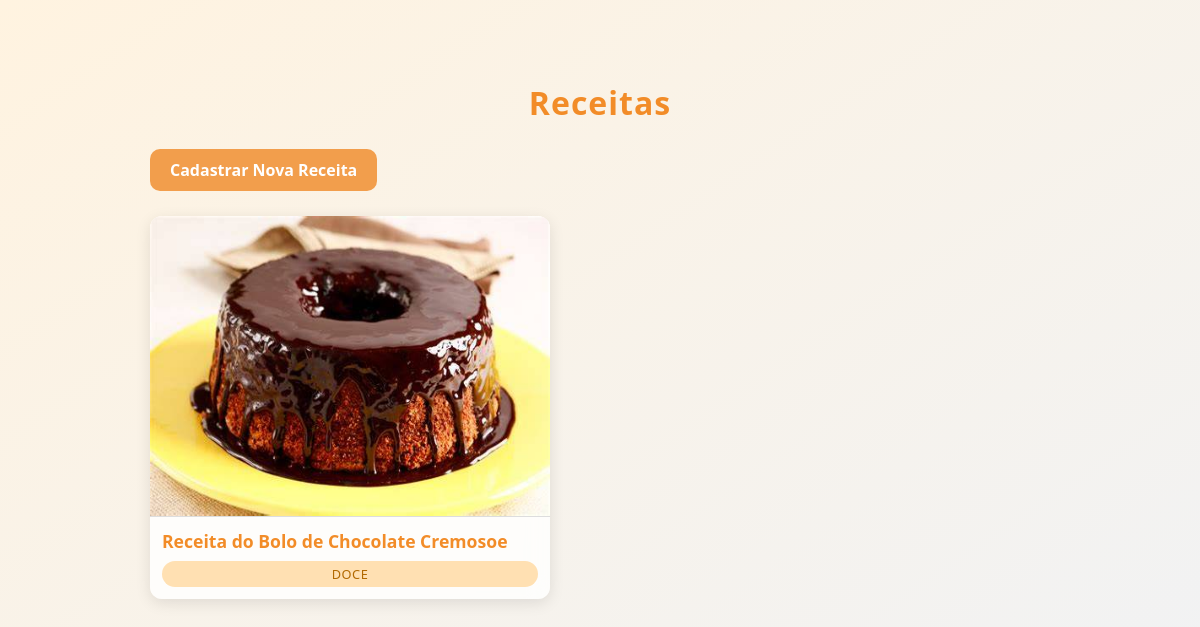
Before: / with the older database file.
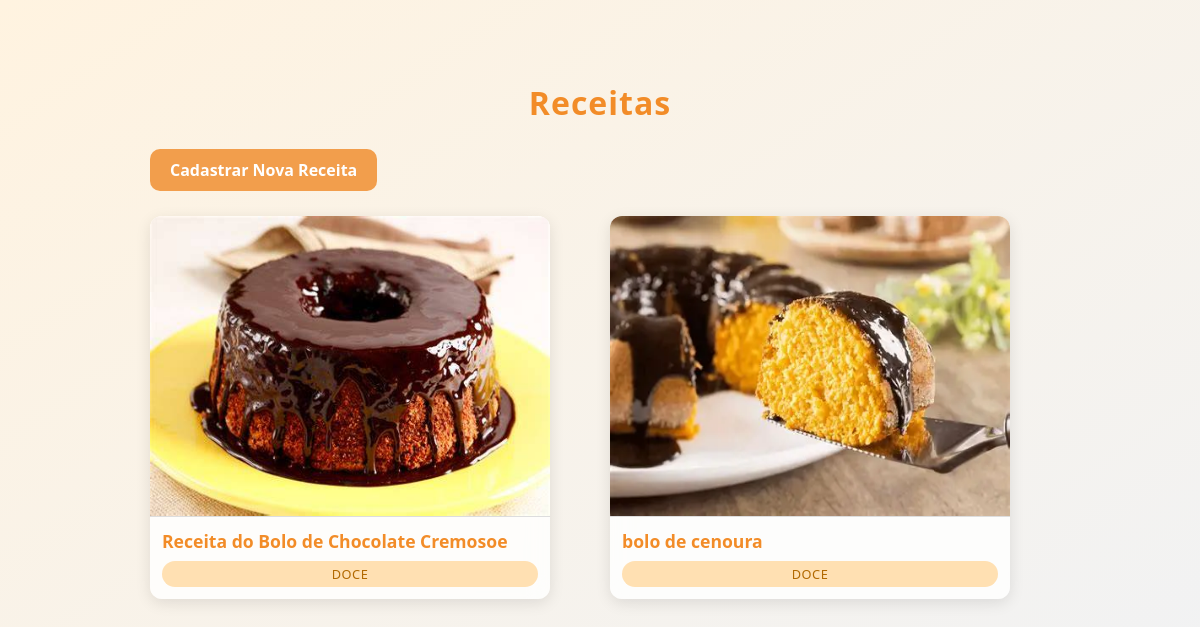
After: the same page with the newer database file.
### receitas/models.py (models this page shows, shortened)
class Receita(models.Model):
    CATEGORIAS = [
        ('Sopa', 'Sopa'),
        ('Doce', 'Doce'),
        ('Principal', 'Prato Principal'),
        ('Salada', 'Salada'),
    ]
    nome = models.CharField(max_length=100)
    ingredientes = models.TextField()
    modo_preparo = models.TextField()
    categoria = models.CharField(max_length=20, choices=CATEGORIAS)
    imagem = models.ImageField(upload_to='receitas/', blank=True, null=True)

### receitas/views.py (the view)
# urls.py: path('', views.listar_receitas, name='lista'),
def listar_receitas(request):
    receitas = Receita.objects.all()
    return render(request, 'lista.html', {'receitas': receitas})

### receitas/templates/lista.html (shortened to what this page needs)
{% load static %}
<div class="container">
    <h1>Receitas</h1>
    <a href="{% url 'receitas:nova' %}" class="button-nova">Cadastrar Nova Receita</a>
    <div class="card-grid">
        {% for r in receitas %}
        <div class="card">
            {% if r.imagem %}
            <img src="{{ r.imagem.url }}" alt="{{ r.nome }}">
            {% else %}
            <img src="{% static 'core/img/placeholder.png' %}" alt="Imagem padrão">
            {% endif %}
            <div class="card-content">
                <a href="{% url 'receitas:detalhe' r.id %}">{{ r.nome }}</a>
                <div class="categoria">{{ r.categoria }}</div>
            </div>
        </div>
        {% empty %}
        <p>Nenhuma receita cadastrada ainda.</p>
        {% endfor %}
    </div>
</div>

### receitas/templates/lista.html (style rules this page uses)
.container { max-width: 900px; margin: 40px auto; padding: 20px; }
h1 { color: #f28c28; text-align: center; margin-bottom: 25px; font-size: 2rem; letter-spacing: 1px; }
.button-nova { display: inline-block; margin-bottom: 25px; padding: 10px 20px; background-color: #f29e4c; color: #fff; border-radius: 10px; font-weight: bold; text-decoration: none; transition: all 0.3s; }
.card-grid { display: grid; grid-template-columns: repeat(auto-fit, minmax(200px, 1fr)); gap: 20px; }
.card { background-color: #ffffffcc; backdrop-filter: blur(10px); border-radius: 12px; box-shadow: 0 4px 15px rgba(0,0,0,0.1); overflow: hidden; transition: transform 0.3s, box-shadow 0.3s; display: flex; flex-direction: column; max-width: 400px; }
.card img { width: 100%; height: 300px; object-fit: co; border-bottom: 1px solid #ddd; }
.card-content { padding: 12px; flex: 1; display: flex; flex-direction: column; justify-content: space-between; }
.card a { color: #f28c28; font-weight: bold; font-size: 1.1rem; text-decoration: none; }
.card .categoria { display: inline-block; margin-top: 8px; padding: 4px 10px; background-color: #ffe0b2; color: #b26900; font-size: 0.8rem; border-radius: 15px; font-weight: 500; text-transform: uppercase; letter-spacing: 0.5px; text-align: center; }

Changed rows visible on the page:
added Receita: imagem (picture), nome "bolo de cenoura", categoria "DOCE"
